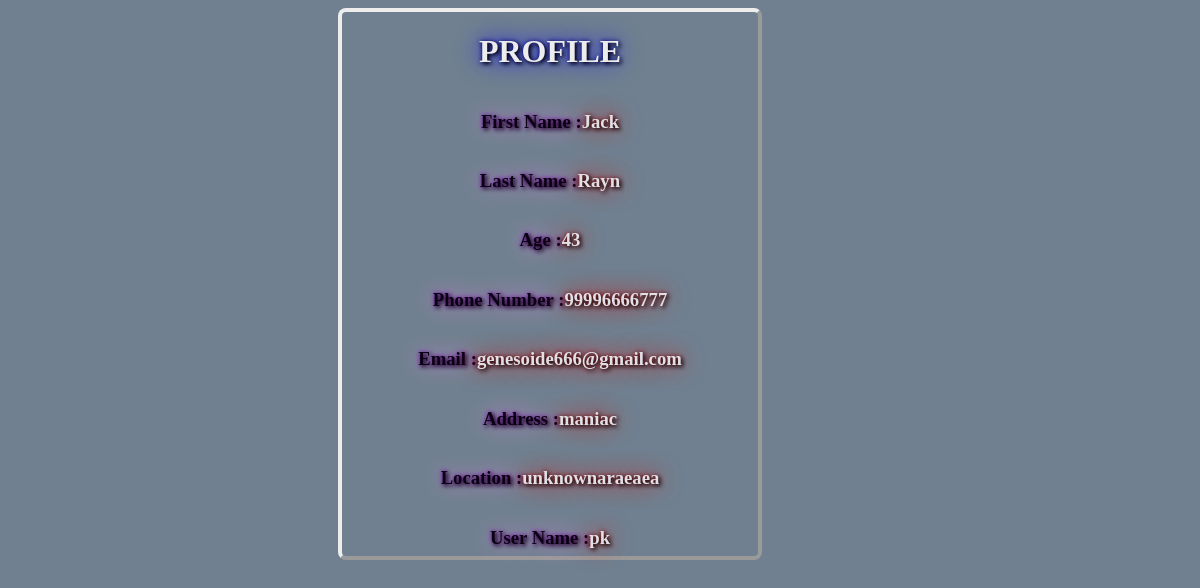
Page /detailedview/1 on the committed database.
### Jewellaryapp/models.py (models this page shows)
class customer_registeration(models.Model):
    firstname = models.CharField(max_length=30)
    lastname = models.CharField(max_length=30)
    age = models.IntegerField()
    phone = models.IntegerField()
    email = models.CharField(max_length=50)
    address = models.CharField(max_length=200)
    location=models.CharField(max_length=200)
    username = models.CharField(max_length=30)
    password = models.CharField(max_length=30)
    confirm_password = models.CharField(max_length=30)

### Jewellaryapp/views.py (the view)
# urls.py: path('detailedview/<str:pk>',views.detailedview,name="detailedview"),
def detailedview(request,pk):
  productsview = customer_registeration.objects.get(id=pk)
  return render(request,"detailedview.html",{'productsview':productsview})

### templates/detailedview.html (shortened to what this page needs)
<!DOCTYPE html>
<html lang="en">
<head>
</head>
<body>
    <div class="container">
<div class="form">
    <div><h1><b>PROFILE</b></h1></div>
    <div style="display: inline-flex;">
        <h3 class="text">First Name : </h3><h3>{{productsview.firstname}}</h3>
    </div>
<br>
    <div style="display: inline-flex;">
        <h3 class="text">Last Name : </h3><h3>{{productsview.lastname}}</h3>
    </div>
    <br>
    <div style="display: inline-flex;">
        <h3 class="text">Age : </h3><span><h3>{{productsview.age}}</h3></span>
    </div>
    <br>
    <div style="display: inline-flex;">
        <h3 class="text">Phone Number : </h3><span><h3>{{productsview.phone}}</h3></span>
    </div>
    <br>
    <div style="display: inline-flex;">
        <h3 class="text">Email : </h3><span><h3>{{productsview.email}}</h3></span>
    </div>
    <br>
    <div style="display: inline-flex;">
        <h3 class="text">Address : </h3><span><h3>{{productsview.address}}</h3></span>
    </div>
    <br>
    <div style="display: inline-flex;">
        <h3 class="text">Location : </h3><span><h3>{{productsview.location}}</h3></span>
    </div>
    <br>
    <div style="display: inline-flex;">
        <h3 class="text">User Name : </h3><span><h3>{{productsview.username}}</h3></span>
    </div>
</div>
    </div>
</body>
</html>

### templates/detailedview.html (style rules this page uses)
body { background-color: slategray; }
.form { border-color: aliceblue; border: 4px outset; border-radius: 8px; width: 26rem; height: 34rem; text-align: center; margin-left: 330px; }
h1 { color: rgb(236, 236, 236); text-decoration: wavy; text-shadow: 2px 2px 4px #030303,0 0 25px blue,0 0 5px darkblue; }
h3 { color: rgb(225, 224, 231); text-shadow: 2px 2px 4px #030303,0 0 25px red,0 0 5px darkred; }
.text { color: rgb(10, 0, 20); text-shadow: 2px 2px 4px #030303,0 0 25px violet,0 0 5px darkviolet; }

### rows in the picture
customer_registeration: firstname "Jack", lastname "Rayn", age "43", phone "99996666777", email "genesoide666@gmail.com", address "maniac", location "unknownaraeaea", username "pk"
